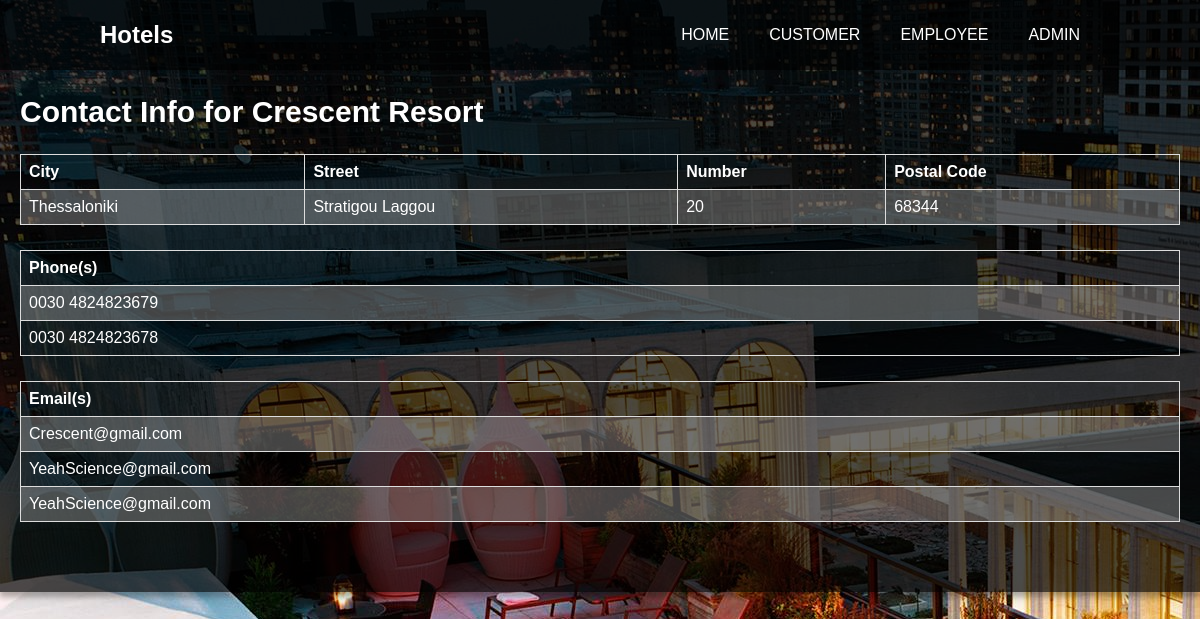
The app's page /site/contact_info_hotel.php?hotelid=3 with its own data.
### tables this page shows
CREATE TABLE `hotel` (
  `Stars` TINYINT(1) NOT NULL,
  `Number_of_Rooms` INT(11) DEFAULT 0,
  `Hotel_ID` INT(11) NOT NULL AUTO_INCREMENT,
  `A_Street_H` VARCHAR(45) NOT NULL,
  `A_Number_H` VARCHAR(10) NOT NULL,
  `A_Postal_Code_H` VARCHAR(45) NOT NULL,
  `A_City_H` VARCHAR(45) NULL DEFAULT NULL,
  `Hotel_Group_ID_H` INT(11) NOT NULL,
  `Name_H` VARCHAR(45) NOT NULL UNIQUE,
  PRIMARY KEY (`Hotel_ID`),
  INDEX `Parent_Hotel_Group_idx` (`Hotel_Group_ID_H` ASC),
  CONSTRAINT `Parent_Hotel_Group`
    FOREIGN KEY (`Hotel_Group_ID_H`)
    REFERENCES `hotel_group` (`Hotel_Group_ID`)
    ON DELETE CASCADE
    ON UPDATE CASCADE
    );

CREATE TABLE `phone_hotel` (
  `Phone_H` VARCHAR(45) NOT NULL,
  `Phone_H_ID` INT(11) NOT NULL AUTO_INCREMENT,
  `Hotel_ID_phone` INT(11) NOT NULL,
  PRIMARY KEY (`Phone_H_ID`),
  INDEX `Hotel_ID (phone)` (`Hotel_ID_phone` ASC),
  CONSTRAINT `Hotel_ID (phone)`
    FOREIGN KEY (`Hotel_ID_phone`)
    REFERENCES `hotel` (`Hotel_ID`)
	ON DELETE CASCADE
    ON UPDATE CASCADE
    );

CREATE TABLE `email_hotel` (
  `Hotel_ID_email` INT(11) NOT NULL,
  `Email_H` VARCHAR(45) NOT NULL,
  `Email_H_ID` INT(11) NOT NULL AUTO_INCREMENT,
  PRIMARY KEY (`Email_H_ID`),
  INDEX `Hotel_ID (email)` (`Hotel_ID_email` ASC),
  CONSTRAINT `Hotel_ID (email)`
    FOREIGN KEY (`Hotel_ID_email`)
    REFERENCES `hotel` (`Hotel_ID`)
	ON DELETE CASCADE
    ON UPDATE CASCADE
    );

### site/contact_info_hotel.php (the view, shortened to what this page needs)
<?php
include_once('connect.php');
if (isset($_GET['hotelid'])){
  $hID = $_GET['hotelid'];
  $query = "SELECT * FROM hotel WHERE Hotel_ID = '$hID'";
  $query2 = "SELECT * FROM phone_hotel WHERE Hotel_ID_phone = '$hID'";
  $query3 = "SELECT * FROM email_hotel WHERE Hotel_ID_email = '$hID'";
  $results = mysqli_query($con, $query);
  $phones = mysqli_query($con, $query2);
  $emails = mysqli_query($con, $query3);
  echo '<html>';
  echo '<head>';
  $row = mysqli_fetch_array($results);
  echo '</head>';
  echo '<body>';
  echo '<div id="results">';
  echo '<table width="500px">';
  echo "<h2>Contact Info for ".$row['Name_H']."</h2>";
  if (mysqli_num_rows($results) == 0){
    echo "No results found! :(";
  }
  else {
    echo '<tr>';
    echo "<td><b>City</b></td>";
    echo "<td><b>Street</b></td>";
    echo "<td><b>Number</b></td>";
    echo "<td><b>Postal Code</b></td>";
    echo "</tr>\n";
    echo "<tr>";
    echo "<td>".$row['A_City_H']."</td>";
    echo "<td>".$row['A_Street_H']."</td>";
    echo "<td>".$row['A_Number_H']."</td>";
    echo "<td>".$row['A_Postal_Code_H']."</td>";
    echo "</tr>\n";
    echo '</table>';
    echo '<table>';
    echo '<tr>';
    echo "<td><b>Phone(s)</b></td>";
    echo "</tr>\n";
    while($row2 = mysqli_fetch_array($phones))
    {
        echo "<tr>";
        echo "<td>".$row2['Phone_H']."</td>";
        echo "</tr>\n";
    }
    echo '</table>';
    echo '<table>';
    echo '<tr>';
    echo "<td><b>Email(s)</b></td>";
    echo "</tr>\n";
    while($row3 = mysqli_fetch_array($emails))
    {
        echo "<tr>";
        echo "<td>".$row3['Email_H']."</td>";
        echo "</tr>\n";
    }
  }
  echo '</table>';
  echo '</div>';
  echo '</body>';
  echo '</html>';
  echo '<nav>
    <div class="brand">
      <h2>Hotels</h2>
    </div>
    <ul>
      <li><a href="hotels.php">Home</a></li>
      <li><a href="customer_login.php">Customer</a></li>
      <li><a href="employee_login.php">Employee</a></li>
      <li><a href="admin_login.php">Admin</a></li>
    </ul>
  </nav>';
}
?>

### site/contact_info_hotel.php (style rules this page uses)
body { background-image:url("hotels.jpg"); // background-repeat : no-repeat; margin: 0; padding: 0; font-family: "Trebuchet MS", Verdana, sans-serif; }
table { font-family: "Trebuchet MS", Verdana, sans-serif; color: #fff; border-collapse: collapse; width: 100%; }
td, th { border: 1px solid #dddddd; text-align: left; padding: 8px; }
tr:nth-child(even) { background-color: rgba(168, 168, 168, 0.4); }
#results { background: rgba(0, 0, 0, 0.7); color: #fff; // top: 55%; // left: 55%; // position: absolute; // transform: translate(-50%,-50%); box-sizing: border-box; padding: 70px 20px; font-size : 20px; box-shadow: 0 0 20px 0 rgba(0, 0, 0, 0.2), 0 5px 5px 0 rgba(0, 0, 0, 0.24); }
nav { position: fixed; top: 0; left: 0; width: 100%; height: 70px; background: rgba(0,0,0,0.6); padding: 0 100px; box-sizing: border-box; }
nav .brand { float: left; height: 100%; line-height: 70px; }
nav .brand h2 { margin: 0; padding: 0; color: #fff; }
nav ul { float: right; display: flex; margin: 0; padding: 0; }
nav ul li { list-style: none; }
nav ul li a { position: relative; display: block; height: 70px; line-height: 70px; padding: 0 20px; box-sizing: border-box; color: #fff; text-decoration: none; text-transform: uppercase; transition: .5s; }
nav ul li a { display: block; }

### records on screen
hotel: Name_H "Crescent Resort", A_City_H "Thessaloniki", A_Street_H "Stratigou Laggou", A_Number_H "20", A_Postal_Code_H "68344"
phone_hotel: Phone_H "0030 4824823679"
phone_hotel: Phone_H "0030 4824823678"
email_hotel: Email_H "Crescent@gmail.com"
email_hotel: Email_H "YeahScience@gmail.com"
email_hotel: Email_H "YeahScience@gmail.com"
